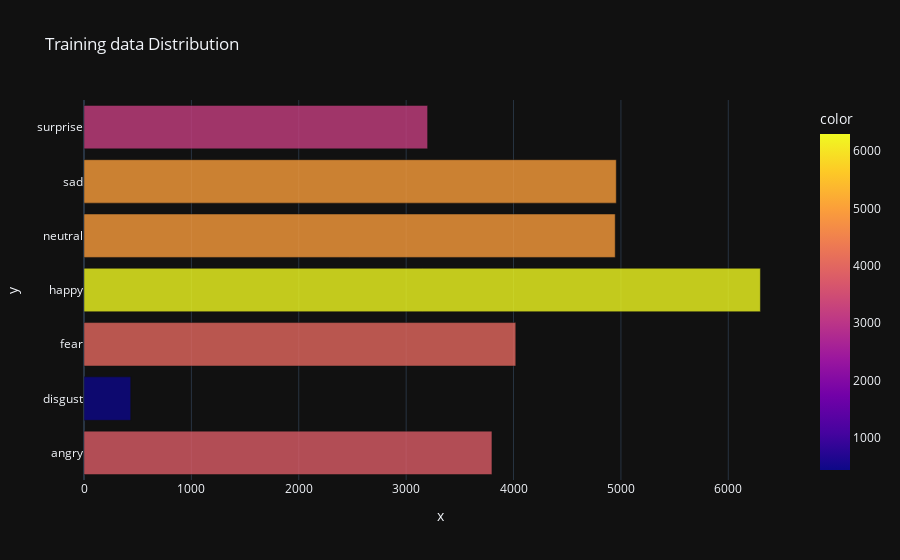

Notebook source saved alongside this figure:
### Code cell
plot_dist(train_dict, "Training data")

### Figure 1 — Plotly figure (JSON) as saved in the notebook; plotly's stock layout.template omitted (floating-point values rounded to 4 significant figures)
{"data": [{"alignmentgroup": "True", "hovertemplate": "x=%{x}<br>y=%{y}<br>color=%{marker.color}<extra></extra>", "legendgroup": "", "marker": {"color": [3799, 435, 4021, 6299, 4947, 4957, 3200], "coloraxis": "coloraxis", "opacity": 0.8, "pattern": {"shape": ""}}, "name": "", "offsetgroup": "", "orientation": "h", "showlegend": false, "textposition": "auto", "type": "bar", "x": [3799, 435, 4021, 6299, 4947, 4957, 3200], "xaxis": "x", "y": ["angry", "disgust", "fear", "happy", "neutral", "sad", "surprise"], "yaxis": "y"}], "layout": {"barmode": "relative", "coloraxis": {"colorbar": {"title": {"text": "color"}}, "colorscale": [[0, "#0d0887"], [0.1111, "#46039f"], [0.2222, "#7201a8"], [0.3333, "#9c179e"], [0.4444, "#bd3786"], [0.5556, "#d8576b"], [0.6667, "#ed7953"], [0.7778, "#fb9f3a"], [0.8889, "#fdca26"], [1, "#f0f921"]]}, "legend": {"tracegroupgap": 0}, "title": {"text": "Training data Distribution"}, "xaxis": {"anchor": "y", "domain": [0, 1], "title": {"text": "x"}}, "yaxis": {"anchor": "x", "domain": [0, 1], "title": {"text": "y"}}}}
